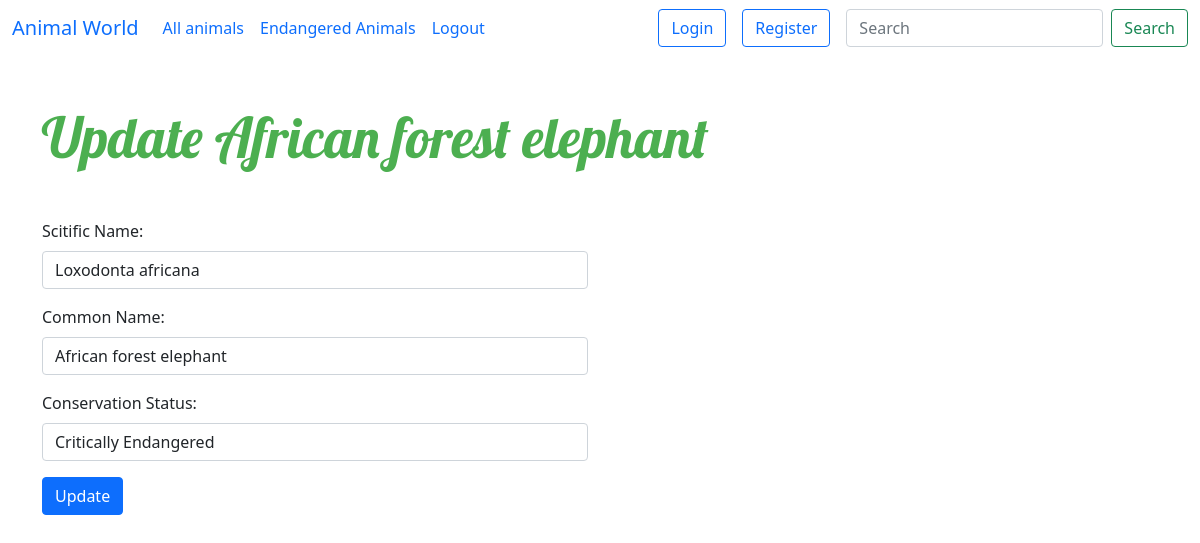
/update-lifespan.php?id=1, run on the app's committed database.
### tables this page shows
CREATE TABLE `lifespan_info` (
  `id` int(2) DEFAULT NULL,
  `scientifc_name` varchar(49) DEFAULT NULL,
  `common_name` varchar(27) DEFAULT NULL,
  `conservation_status` varchar(21) DEFAULT NULL
);

### update-lifespan.php (the view, shortened to what this page needs)
<?php
   require('inc/autoload.php');
$id = $_GET['id'];
$query = "SELECT * FROM lifespan_info WHERE `id` = '$id' ";
$animal = mysqli_query($connect, $query);
$result = $animal -> fetch_assoc();
?>
<!DOCTYPE html>
<html lang="en">
<head>
    <link href="css/style.css" rel="stylesheet">
    <link href="https://cdn.jsdelivr.net/npm/bootstrap@5.0.2/dist/css/bootstrap.min.css" rel="stylesheet">
  </head>
<body>
<?php include('reusable/nav.php') ?>
  <div class="container-fluid">
    <div class="container">
      <div class="row">
        <div class="col">
          <h1 class="display-4 mt-5 mb-5">Update <?php echo $result['common_name']?></h1>
        </div>
      </div>
    </div>
  </div>
  <div class="container-fluid">
    <div class="container">
      <div class="row">
        <div class="col-md-6">
          <form action="inc/updatelifespan.php" method="POST">
            <div class="mb-3">
              <label for="scientificname" class="form-label">Scitific Name:</label>
              <input type="text" class="form-control" id="scientificname" name="scientificname" value="<?php echo $result['scientifc_name'];?>">
            </div>
            <div class="mb-3">
              <label for="common" class="form-label">Common Name:</label>
              <input type="text" class="form-control" id="common" name="common" value="<?php echo $result['common_name'];?>">
            </div>
            <div class="mb-3">
              <label for="status" class="form-label">Conservation Status: </label>
              <input type="text" class="form-control" id="status" name="status" value="<?php echo $result['conservation_status'];?>">
            </div>
            <button type="submit" class="btn btn-primary" name="updatelifespan">Update </button>
          </form>
        </div>
      </div>
    </div>
  </div>
</body>
</html>

### css/style.css (style rules this page uses)
body { background-color: #f2f2f2; font-family: 'Roboto', sans-serif; }
h1.display-4 { font-family: 'Lobster', cursive; color: #4CAF50; }

### data on the page
lifespan_info: common_name "African forest elephant", scientificname "Loxodonta africana", common "African forest elephant", status "Critically Endangered"
